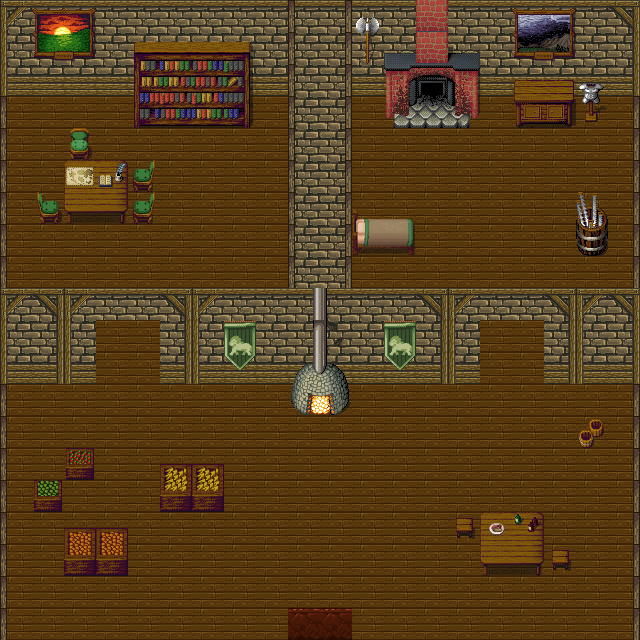

This game map was drawn from its Tiled (.tmx) file and the tilesets committed beside it. A one-line description and the trimmed map source follow:
An orthogonal 20x20 tile map with 32x32 px tiles, 4 tile layers (villagerSpawn, ground, collision, above), 3 tilesets and 1 object.

<map version="1.0" orientation="orthogonal" renderorder="right-down" width="20" height="20" tilewidth="32" tileheight="32">
 <tileset firstgid="1" name="hyptosis_tile-art-batch-1" tilewidth="32" tileheight="32">
  <image source="tilesets/hyptosis_tile-art-batch-1.png" trans="ff00ff" width="960" height="960" />
 </tileset>
 <tileset firstgid="901" name="hyptosis_til-art-batch-2" tilewidth="32" tileheight="32">
  <image source="tilesets/hyptosis_til-art-batch-2.png" trans="ff00ff" width="960" height="960" />
 </tileset>
 <tileset firstgid="1801" name="TileC" tilewidth="32" tileheight="32">
  <image source="tilesets/TileC.png" trans="ff00ff" width="512" height="512" />
 </tileset>
 <layer name="villagerSpawn" width="20" height="20">
  <data>[400 cells, 4 non-empty, 1 distinct tile ids]</data>
 </layer>
 <objectgroup width="20" height="20" name="objectDoorway">
  <object x="288" y="608" width="64" height="32">
   <properties>
    <property name="destX" value="-60" />
    <property name="destY" value="-63" />
    <property name="mapName" value="LargeMapGrasslands.tmx" />
   </properties>
  </object>
 </objectgroup>
 <layer name="ground" width="20" height="20">
  <data>[400 cells, 400 non-empty, 2 distinct tile ids]</data>
 </layer>
 <layer name="collision" width="20" height="20">
  <data>[400 cells, 200 non-empty, 39 distinct tile ids]</data>
 </layer>
 <layer name="above" width="20" height="20">
  <data>[400 cells, 101 non-empty, 48 distinct tile ids]</data>
 </layer>
</map>
